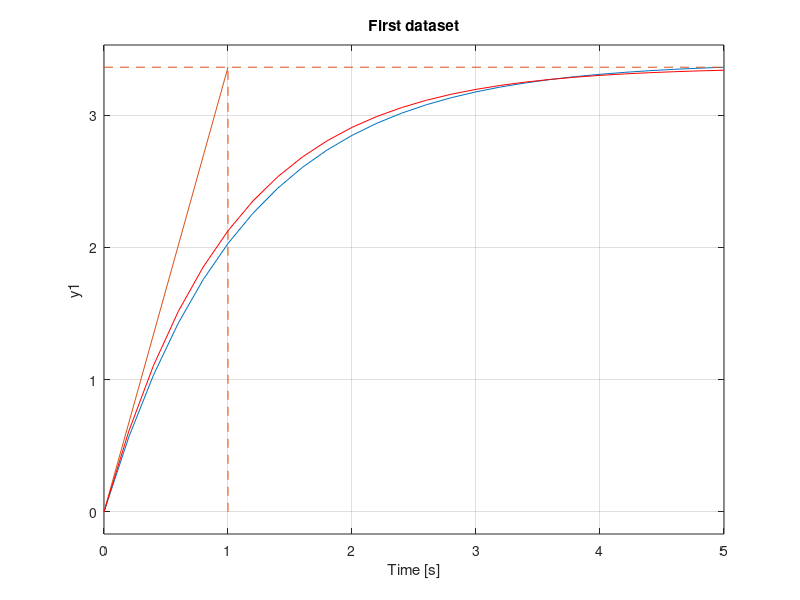
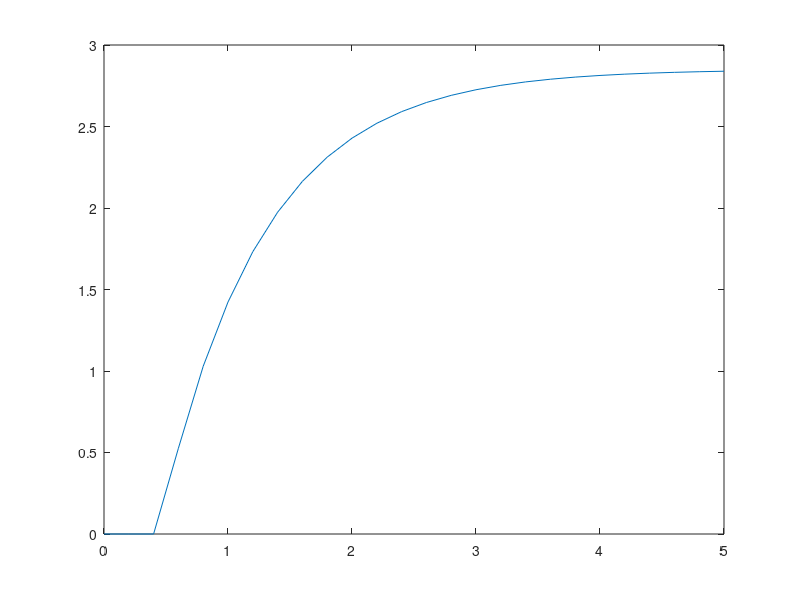

Write the MATLAB code that produced these figures, in order. (Note: this script raises an error after producing the figures.)
clc; clear variables; close all
%% First dataset
t = [0, 0.2000, 0.4000, 0.6000, 0.8000, 1.0000, 1.2000, 1.4000, 1.6000, 1.8000, 2.0000, 2.2000, 2.4000, 2.6000, 2.8000, 3.0000, 3.2000, 3.4000, 3.6000, 3.8000, 4.0000, 4.2000, 4.4000, 4.6000, 4.8000, 5.0000];
y = [0, 0.5652, 1.0365, 1.4294, 1.7570, 2.0302, 2.2579, 2.4478, 2.6061, 2.7381, 2.8481, 2.9399, 3.0163, 3.0801, 3.1333, 3.1776, 3.2146, 3.2454, 3.2711, 3.2926, 3.3104, 3.3253, 3.3377, 3.3481, 3.3567, 3.3639];

figure,
plot(t, y)
hold on

% tangent method
T = 1;

y_0 = y(1); 
y_st = y(end);

m_st = 1; % deoarece semnalul de intrare este de tip treapta
m_0 = 0;

k = (y_st - y_0) / (m_st - m_0);

H = tf(k, [T, 1]);

line([0, m_st], [0, y_st])
line([0, 5], [y_st, y_st], 'LineStyle', '--')
line([m_st, m_st], [0, y_st], 'LineStyle', '--')
hold on

step(H, t, 'r')
hold off
title("First dataset");
%% Second dataset
clear all

t = [0, 0.2000, 0.4000, 0.6000, 0.8000, 1.0000, 1.2000, 1.4000, 1.6000, 1.8000, 2.0000, 2.2000, 2.4000, 2.6000, 2.8000, 3.0000, 3.2000, 3.4000, 3.6000, 3.8000, 4.0000, 4.2000, 4.4000, 4.6000, 4.8000, 5.0000];
y = [0, 0, 0, 0.5262, 1.0291, 1.4232, 1.7320, 1.9740, 2.1636, 2.3121, 2.4285, 2.5198, 2.5912, 2.6472, 2.6911, 2.7255, 2.7525, 2.7736, 2.7901, 2.8031, 2.8132, 2.8212, 2.8274, 2.8323, 2.8361, 2.8391];

figure,
plot(t, y)
hold on

% tangent method
y_0 = y(1); 
y_st = y(end);

m_st = 1; % deoarece semnalul de intrare este de tip treapta
m_0 = 0;

k = (y_st - y_0) / (m_st - m_0)

t_m = 0.4;
T_total = 1.134;
T = T_total - t_m

H = tf(k, [T, 1], 'IOdelay', t_m)
line([0.4, m_st], [0, y_st]);
line([0, 5], [y_st, y_st], 'LineStyle', '--')
line([m_st, m_st], [0, y_st], 'LineStyle', '--')
hold on

step(H, t, 'r')
hold off
title("Second dataset");
%% Third dataset 
clear all;

t = [0, 0.2000, 0.4000, 0.6000, 0.8000, 1.0000, 1.2000, 1.4000, 1.6000, 1.8000, 2.0000, 2.2000, 2.4000, 2.6000, 2.8000, 3.0000, 3.2000, 3.4000, 3.6000, 3.8000, 4.0000, 4.2000, 4.4000, 4.6000, 4.8000, 5.0000];
y = [0, 0.3196, 1.0179, 1.8455, 2.6711, 3.4310, 4.0994, 4.6710, 5.1508, 5.5485, 5.8750, 6.1413, 6.3576, 6.5326, 6.6739, 6.7876, 6.8791, 6.9527, 7.0117, 7.0590, 7.0970, 7.1274, 7.1518, 7.1714, 7.1870, 7.1996];

figure,
plot(t, y);
hold on

% Tangent method
y_0 = y(1); 
y_st = y(end);

m_st = 1; % deoarece semnalul de intrare este de tip treapta
m_0 = 0;

k = (y_st - y_0) / (m_st - m_0)

t_m = 0.2
T1 = 2.17;
t2 = 1.89;
T = t2 - t_m

H = tf(k, [T, 1], 'IOdelay', t_m)

line([0.2, m_st], [0, y_st])
line([0, 5], [y_st, y_st], 'LineStyle', '--')
line([m_st, m_st], [0, y_st], 'LineStyle', '--')
hold on

step(H, t, 'r')
hold on
% Cohen-Coon method
y28 = 0.28*y(end)
y632 = 0.632*y(end)

t28 = 0.64
t632 = 1.35

T = 1.5 * (t632 - t28);
t_m = 1.5 * (t28 - t632 / 3)
alfa = T/t_m

H = tf(k, [T 1], 'IOdelay', t_m)

step(H, t, 'g')
hold off
title("Third dataset");